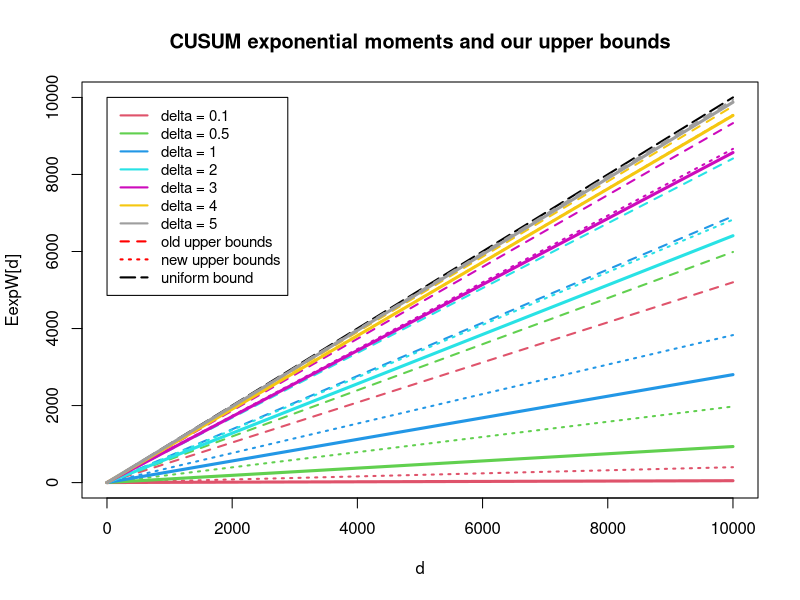
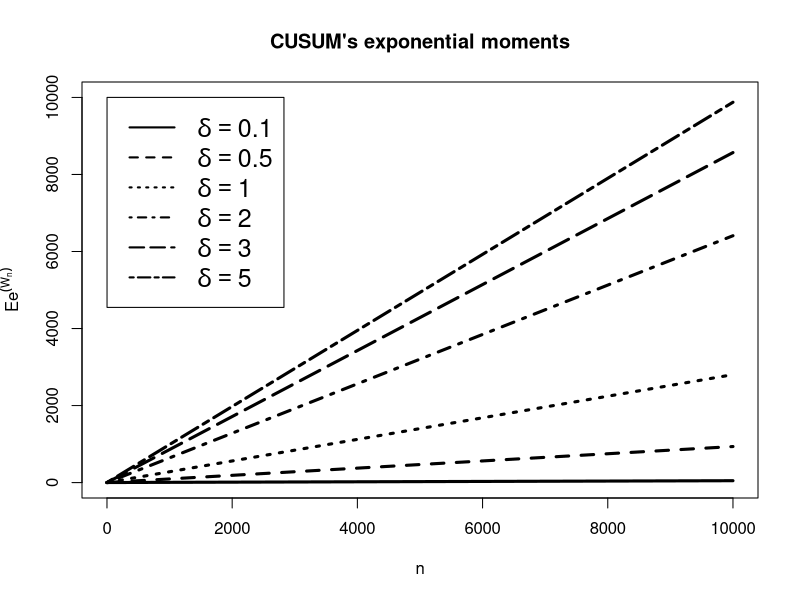
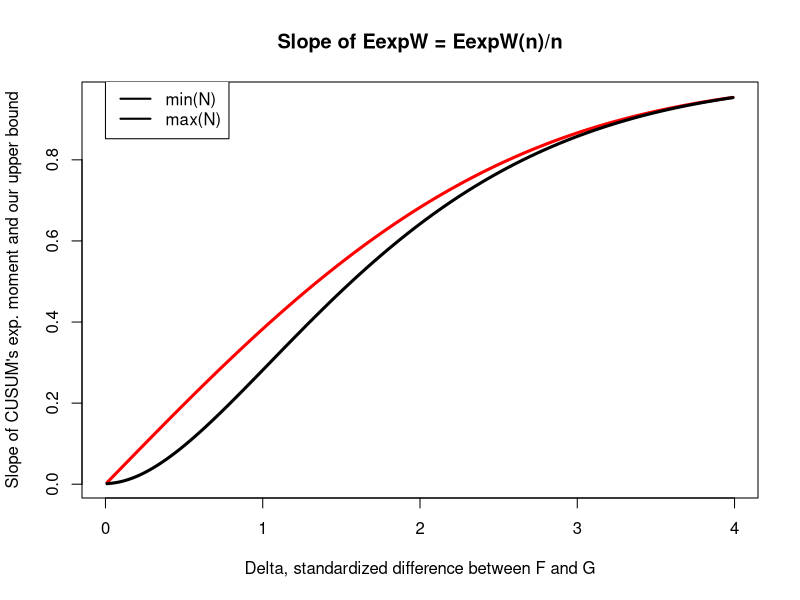

The R source for these figures, in order:
### Recursive formula for the CUSUM exponential moment ###

# Normal distribution case. F = N(theta0, sigma), G = Normal(theta1, sigma).
# Let delta = (theta1-theta0)/sigma.
# Then Y = LLR = Normal( -delta^2/2, delta ) under F 
#  and Y = LLR = Normal( +delta^2/2, delta ) under G 

# Compare exact CUSUM exponential moments with our uniform upper bound of (d+1) 
# and delta-dependent upper bounds 1 + d*P(Y < 0)

N = 10000; d = 0:N; 
DELTA = c(0.1, 0.5, 1.0, 2.0, 3.0, 4.0, 5.0); 
Ndelta = length(DELTA); COLOR = 2:(Ndelta+1);
plot(d,d+1, col="black", type="l", lwd = 2, lty=5,    # 6 = longdash
   xlim=c(1,N),ylim=c(0,N+1), main="CUSUM exponential moments and our upper bounds",
   xlab="d", ylab="EexpW[d]")


# Recursive computation of EU = EexpW

for (j in 1:Ndelta){
    delta = DELTA[j];
    EU = numeric(N+1);                       # First element is EU[0], then EU[1], etc.
    EU[1] = 1;                               # EU[1] = EexpW[0] = Eexp0 = 1
    EexpSplus = 2*pnorm(delta*sqrt(1:N)/2);  # First element is ESplus[1], ...
    for (n in 1:N){ 
        EU[n+1] = sum(EU[n:1] * EexpSplus[1:n])/n;
        }
    lines(d,EU,col=COLOR[j], type="l", lwd = 3)
    UpperBound = 1 + d*pnorm( delta/2, 0, 1 );
    lines(d, UpperBound, col=COLOR[j], lwd=2, lty=2)
    BetterUpperBound = 1 + d*(pnorm( delta/2, 0, 1 ) - pnorm( -delta/2, 0, 1 ))
    lines(d, BetterUpperBound, col=COLOR[j], lwd=2, lty=3)
  }

color.legend = paste("delta =",DELTA[1]);
for (j in 2:Ndelta){ color.legend = c(color.legend, paste("delta =",DELTA[j])) }

legend(1, N+1, legend=c(color.legend,"old upper bounds","new upper bounds", "uniform bound"), 
col=c(COLOR,"red","red","black"), lty=c(rep(1,Ndelta),2,3,5), cex=0.9, lwd=2)


# Black and white for the paper:
DELTA = c(0.1, 0.5, 1.0, 2.0, 3.0, 5.0); 
Ndelta = length(DELTA); 
plot(2*N, 2*N,          # Outside the plot. This is for limits and titles.
   xlim=c(1,N),ylim=c(0,N+1), main="CUSUM's exponential moments",
   xlab=expression(n), ylab=expression(Ee^(W[n])))

for (j in 1:Ndelta){
    delta = DELTA[j];
    E <- numeric(N+1);                        # First element is E[0], then E[1], etc.
    E[1] <- 1;                                # EU[1] = EexpW[0] = Eexp0 = 1
    x <- 2*pnorm(delta*sqrt(1:N)/2);          # Exponential moments of rectified sums
    for (n in 1:N){                           # Iterative computation
        E[n+1] <- sum(E[n:1] * x[1:n])/n;
        }
    lines(d, E, lty = j, type="l", lwd = 3)
  }

color.legend = substitute(delta == val, list(val = DELTA[1]));
for (j in 2:Ndelta){ color.legend = c(color.legend, substitute(delta == val, list(val = DELTA[j]))) };

legend(1, N+1, legend=color.legend,  lty=1:6, cex=1.5, lwd=2)





# Searching for the asymptote of EU = EexpW

NN = 1000; 
KK = length(NN);
for (kk in 1:KK){
 N = NN[kk]; d = 0:N; 
 DELTA = seq(0.01,4,0.02); 
 Ndelta = length(DELTA); 
 EexpW.N = numeric(Ndelta);

UpperBound = 2*pnorm(DELTA/2)-1;    # Our best upper bound for the increments = P_F(Z>0)+P_G(Z<0)
plot(DELTA,UpperBound,col="red",type="l",lwd=3, 
     xlab="Delta, standardized difference between F and G",
     ylab="Slope of CUSUM's exp. moment and our upper bound",
     main="Slope of EexpW = EexpW(n)/n")

for (j in 1:Ndelta){
    delta = DELTA[j];
    EU = numeric(N+1);                       # First element is EU[0], then EU[1], etc.
    EU[1] = 1;                               # EU[1] = EexpW[0] = Eexp0 = 1
    EexpSplus = 2*pnorm(delta*sqrt(1:N)/2);  # First element is ESplus[1], ...
    for (n in 1:N){ 
        EU[n+1] = sum(EU[n:1] * EexpSplus[1:n])/n;
        }
    EexpW.N[j] = EU[N+1];
  }

 lines(DELTA, EexpW.N/N, col=kk, lwd=3)
 }

legend(0, 1, legend=c("min(N)", "max(N)"), col=c(1,KK), lwd=2)
